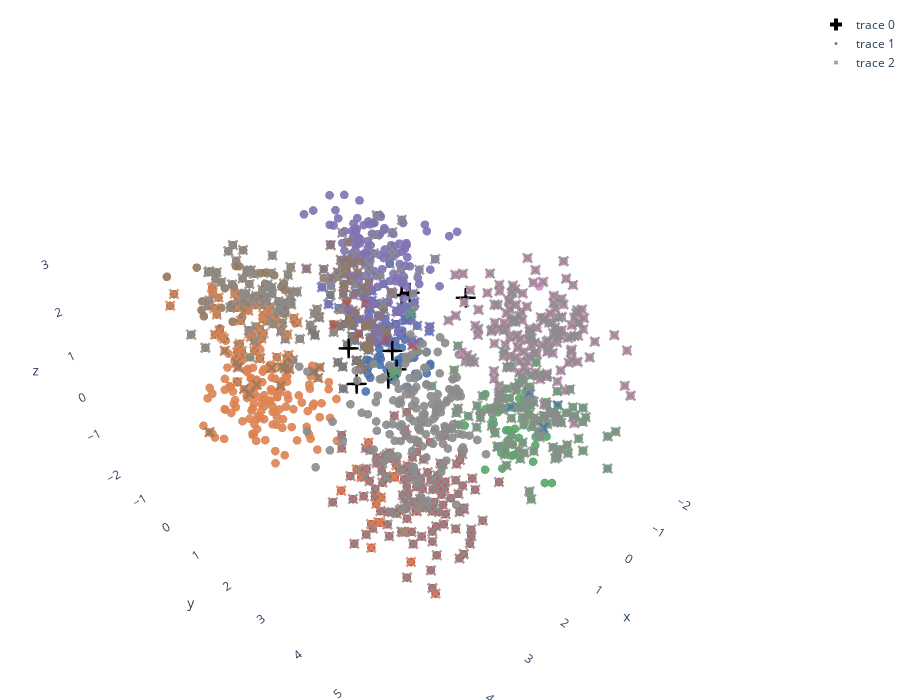

Notebook source saved alongside this figure:
### Code cell
color_map_list = [(k/7, v) for k, v in color_map.items()]

neurons = go.Scatter3d(x=som.weights[:,:,0].flatten(),y=som.weights[:,:,1].flatten(),z=som.weights[:,:,2].flatten(),
                       mode='markers', marker=dict(size=10,color="black",symbol="cross"))
true_markers = go.Scatter3d(x=df["x"],y=df["y"],z=df["z"],mode='markers',marker=dict(size=3,color=df["c"],colorscale=color_map_list, opacity=0.9))
wrong_markers = go.Scatter3d(x=df.loc[errors,"x"],y= df.loc[errors,"y"], z=df.loc[errors,"z"], 
                   mode='markers',marker=dict(size=4,color=y_pred_relabeled[errors],colorscale=color_map_list,opacity=0.8,symbol='x'))



fig = go.Figure(data=[neurons,true_markers,wrong_markers])#,marker=dict(size=10,color="black"))])
fig.update_layout(width=900,height=700,margin=dict(l=0, r=0, b=0, t=10),
                  scene = dict(
                    xaxis=dict(showgrid=False, showbackground=False),
                    yaxis=dict(showgrid=False, showbackground=False),
                    zaxis=dict(showgrid=False, showbackground=False)
                ))

fig.show()

### Figure 1 — Plotly figure (JSON) as saved in the notebook; plotly's stock layout.template omitted (floating-point values rounded to 4 significant figures; data arrays with more than 128 entries replaced by an {"elided": "..."} marker saying what was removed)
{"data": [{"marker": {"color": "black", "size": 10, "symbol": "cross"}, "mode": "markers", "type": "scatter3d", "x": [1.229, -0.9799, 0.2216, 0.8207, -2.679, 0.8825, -1.71, 1.528], "y": [1.759, -0.1905, 0.858, 1.218, 0.2651, 0.07694, -0.6496, 1.028], "z": [1.066, 0.5348, -0.3628, -0.107, -0.06703, 0.1281, 0.09494, 0.038]}, {"marker": {"color": {"elided": "1200 int values"}, "colorscale": [[0, "#4C72B0"], [0.1429, "#DD8452"], [0.2857, "#55A868"], [0.4286, "#C44E52"], [0.5714, "#8172B3"], [0.7143, "#937860"], [0.8571, "#DA8BC3"], [1, "#8C8C8C"]], "opacity": 0.9, "size": 3}, "mode": "markers", "type": "scatter3d", "x": {"elided": "1200 float values"}, "y": {"elided": "1200 float values"}, "z": {"elided": "1200 float values"}}, {"marker": {"color": {"elided": "694 int values"}, "colorscale": [[0, "#4C72B0"], [0.1429, "#DD8452"], [0.2857, "#55A868"], [0.4286, "#C44E52"], [0.5714, "#8172B3"], [0.7143, "#937860"], [0.8571, "#DA8BC3"], [1, "#8C8C8C"]], "opacity": 0.8, "size": 4, "symbol": "x"}, "mode": "markers", "type": "scatter3d", "x": {"elided": "694 float values"}, "y": {"elided": "694 float values"}, "z": {"elided": "694 float values"}}], "layout": {"height": 700, "margin": {"b": 0, "l": 0, "r": 0, "t": 10}, "scene": {"xaxis": {"showbackground": false, "showgrid": false}, "yaxis": {"showbackground": false, "showgrid": false}, "zaxis": {"showbackground": false, "showgrid": false}}, "width": 900}}
